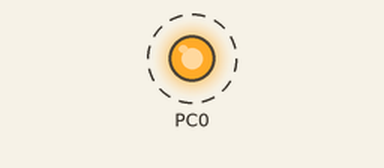
This program was run on a simulated ATmega16, built with avr-gcc and emulated at 1 MHz. Shown: output pins drawn as LEDs (lit = HIGH). Dashed ring = blinking.

Above: at 0.2 s.
Timing chart, 0 to 3.0 s (numbered marks = the images above):
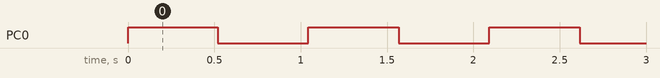

Measured:
- by itself, PC0: alternates HIGH for 0.52 s and LOW for 0.52 s

The program:

main.c
```c
/*
 * (PDF.4)ATMEGA16_EXERCISE-2.c
 *
 * Created: 21-Aug-20 4:28:16 AM
 * Author : mohab
 */

#include <avr/io.h>
#include <avr/interrupt.h>

#ifndef F_CPU
#define F_CPU 1000000
#endif

#include <util/delay.h>

#define OVERFLOW_NUM_OF_COUNT 2		//for half a second since we using a prescaler of 1024 to reach an overflow rate of ~0.26s

uint8_t count_tick=0;

ISR(TIMER0_COMP_vect)
{
	count_tick++;
	if (count_tick==OVERFLOW_NUM_OF_COUNT)
	{
		PORTC^=(1<<PC0);
		count_tick=0;
	}
}

void initialize_timer(uint8_t comp_value)
{
	TCCR0=(1<<WGM01);				//Enable timer 0 as CTC mode

	TCCR0=(1<<CS00)|(1<<CS02);		//set the clock prescaler to 1024

	TCNT0=0x00;						//Zeroing the timer register so it start counting from zero

	OCR0=comp_value;				//set the output compare register to compare value

	TIMSK|=(1<<OCIE0);				//Enable timer overflow interrupt
}

int main(void)
{
	DDRC|=(1<<PC0);					//Enable pin 0 of PORTC as output
	PORTC|=(1<<PC0);				//output high

	sei();							//Enable the interrupts

	initialize_timer(250);			//initialize the timer by calling it's function

	while (1)
	{
	}
}
```
